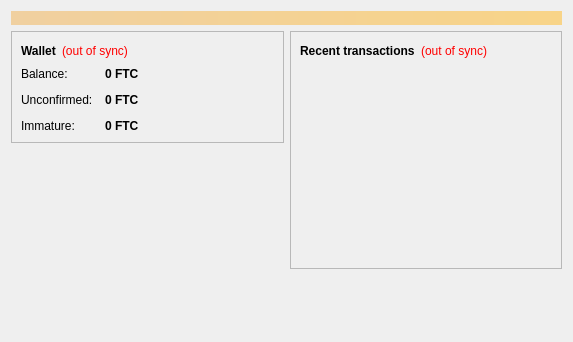
<?xml version="1.0" encoding="UTF-8"?>
<ui version="4.0">
 <class>OverviewPage</class>
 <widget class="QWidget" name="OverviewPage">
  <property name="geometry">
   <rect>
    <x>0</x>
    <y>0</y>
    <width>573</width>
    <height>342</height>
   </rect>
  </property>
  <property name="windowTitle">
   <string>Form</string>
  </property>
  <layout class="QVBoxLayout" name="topLayout">
   <item>
    <widget class="QLabel" name="labelAlerts">
     <property name="visible">
      <bool>false</bool>
     </property>
     <property name="styleSheet">
      <string notr="true">background-color: qlineargradient(x1: 0, y1: 0, x2: 1, y2: 0, stop:0 #F0D0A0, stop:1 #F8D488); color:#000000;</string>
     </property>
     <property name="wordWrap">
      <bool>true</bool>
     </property>
     <property name="margin">
      <number>3</number>
     </property>
    </widget>
   </item>
   <item>
    <layout class="QHBoxLayout" name="horizontalLayout" stretch="1,1">
     <item>
      <layout class="QVBoxLayout" name="verticalLayout_2">
       <item>
        <widget class="QFrame" name="frame">
         <property name="frameShape">
          <enum>QFrame::StyledPanel</enum>
         </property>
         <property name="frameShadow">
          <enum>QFrame::Raised</enum>
         </property>
         <layout class="QVBoxLayout" name="verticalLayout_4">
          <item>
           <layout class="QHBoxLayout" name="horizontalLayout_4">
            <item>
             <widget class="QLabel" name="label_5">
              <property name="font">
               <font>
                <weight>75</weight>
                <bold>true</bold>
               </font>
              </property>
              <property name="text">
               <string>Wallet</string>
              </property>
             </widget>
            </item>
            <item>
             <widget class="QLabel" name="labelWalletStatus">
              <property name="toolTip">
               <string>The displayed information may be out of date. Your wallet automatically synchronizes with the Fortunecoin network after a connection is established, but this process has not completed yet.</string>
              </property>
              <property name="styleSheet">
               <string notr="true">QLabel { color: red; }</string>
              </property>
              <property name="text">
               <string notr="true">(out of sync)</string>
              </property>
              <property name="alignment">
               <set>Qt::AlignLeading|Qt::AlignLeft|Qt::AlignVCenter</set>
              </property>
             </widget>
            </item>
            <item>
             <spacer name="horizontalSpacer_2">
              <property name="orientation">
               <enum>Qt::Horizontal</enum>
              </property>
              <property name="sizeHint" stdset="0">
               <size>
                <width>40</width>
                <height>20</height>
               </size>
              </property>
             </spacer>
            </item>
           </layout>
          </item>
          <item>
           <layout class="QFormLayout" name="formLayout_2">
            <property name="fieldGrowthPolicy">
             <enum>QFormLayout::AllNonFixedFieldsGrow</enum>
            </property>
            <property name="horizontalSpacing">
             <number>12</number>
            </property>
            <property name="verticalSpacing">
             <number>12</number>
            </property>
            <item row="0" column="0">
             <widget class="QLabel" name="label">
              <property name="text">
               <string>Balance:</string>
              </property>
             </widget>
            </item>
            <item row="0" column="1">
             <widget class="QLabel" name="labelBalance">
              <property name="font">
               <font>
                <weight>75</weight>
                <bold>true</bold>
               </font>
              </property>
              <property name="cursor">
               <cursorShape>IBeamCursor</cursorShape>
              </property>
              <property name="toolTip">
               <string>Your current balance</string>
              </property>
              <property name="text">
               <string notr="true">0 FTC</string>
              </property>
              <property name="textInteractionFlags">
               <set>Qt::LinksAccessibleByMouse|Qt::TextSelectableByKeyboard|Qt::TextSelectableByMouse</set>
              </property>
             </widget>
            </item>
            <item row="1" column="0">
             <widget class="QLabel" name="label_3">
              <property name="text">
               <string>Unconfirmed:</string>
              </property>
             </widget>
            </item>
            <item row="1" column="1">
             <widget class="QLabel" name="labelUnconfirmed">
              <property name="font">
               <font>
                <weight>75</weight>
                <bold>true</bold>
               </font>
              </property>
              <property name="cursor">
               <cursorShape>IBeamCursor</cursorShape>
              </property>
              <property name="toolTip">
               <string>Total of transactions that have yet to be confirmed, and do not yet count toward the current balance</string>
              </property>
              <property name="text">
               <string notr="true">0 FTC</string>
              </property>
              <property name="textInteractionFlags">
               <set>Qt::LinksAccessibleByMouse|Qt::TextSelectableByKeyboard|Qt::TextSelectableByMouse</set>
              </property>
             </widget>
            </item>
            <item row="2" column="0">
             <widget class="QLabel" name="labelImmatureText">
              <property name="text">
               <string>Immature:</string>
              </property>
             </widget>
            </item>
            <item row="2" column="1">
             <widget class="QLabel" name="labelImmature">
              <property name="font">
               <font>
                <weight>75</weight>
                <bold>true</bold>
               </font>
              </property>
              <property name="toolTip">
               <string>Mined balance that has not yet matured</string>
              </property>
              <property name="text">
               <string notr="true">0 FTC</string>
              </property>
              <property name="textInteractionFlags">
               <set>Qt::LinksAccessibleByMouse|Qt::TextSelectableByKeyboard|Qt::TextSelectableByMouse</set>
              </property>
             </widget>
            </item>
           </layout>
          </item>
         </layout>
        </widget>
       </item>
       <item>
        <spacer name="verticalSpacer">
         <property name="orientation">
          <enum>Qt::Vertical</enum>
         </property>
         <property name="sizeHint" stdset="0">
          <size>
           <width>20</width>
           <height>40</height>
          </size>
         </property>
        </spacer>
       </item>
      </layout>
     </item>
     <item>
      <layout class="QVBoxLayout" name="verticalLayout_3">
       <item>
        <widget class="QFrame" name="frame_2">
         <property name="frameShape">
          <enum>QFrame::StyledPanel</enum>
         </property>
         <property name="frameShadow">
          <enum>QFrame::Raised</enum>
         </property>
         <layout class="QVBoxLayout" name="verticalLayout">
          <item>
           <layout class="QHBoxLayout" name="horizontalLayout_2">
            <item>
             <widget class="QLabel" name="label_4">
              <property name="text">
               <string>&lt;b&gt;Recent transactions&lt;/b&gt;</string>
              </property>
             </widget>
            </item>
            <item>
             <widget class="QLabel" name="labelTransactionsStatus">
              <property name="toolTip">
               <string>The displayed information may be out of date. Your wallet automatically synchronizes with the Fortunecoin network after a connection is established, but this process has not completed yet.</string>
              </property>
              <property name="styleSheet">
               <string notr="true">QLabel { color: red; }</string>
              </property>
              <property name="text">
               <string notr="true">(out of sync)</string>
              </property>
              <property name="alignment">
               <set>Qt::AlignRight|Qt::AlignTrailing|Qt::AlignVCenter</set>
              </property>
             </widget>
            </item>
            <item>
             <spacer name="horizontalSpacer">
              <property name="orientation">
               <enum>Qt::Horizontal</enum>
              </property>
              <property name="sizeHint" stdset="0">
               <size>
                <width>40</width>
                <height>20</height>
               </size>
              </property>
             </spacer>
            </item>
           </layout>
          </item>
          <item>
           <widget class="QListView" name="listTransactions">
            <property name="styleSheet">
             <string notr="true">QListView { background: transparent; }</string>
            </property>
            <property name="frameShape">
             <enum>QFrame::NoFrame</enum>
            </property>
            <property name="verticalScrollBarPolicy">
             <enum>Qt::ScrollBarAlwaysOff</enum>
            </property>
            <property name="horizontalScrollBarPolicy">
             <enum>Qt::ScrollBarAlwaysOff</enum>
            </property>
            <property name="selectionMode">
             <enum>QAbstractItemView::NoSelection</enum>
            </property>
           </widget>
          </item>
         </layout>
        </widget>
       </item>
       <item>
        <spacer name="verticalSpacer_2">
         <property name="orientation">
          <enum>Qt::Vertical</enum>
         </property>
         <property name="sizeHint" stdset="0">
          <size>
           <width>20</width>
           <height>40</height>
          </size>
         </property>
        </spacer>
       </item>
      </layout>
     </item>
    </layout>
   </item>
  </layout>
 </widget>
 <resources/>
 <connections/>
</ui>
